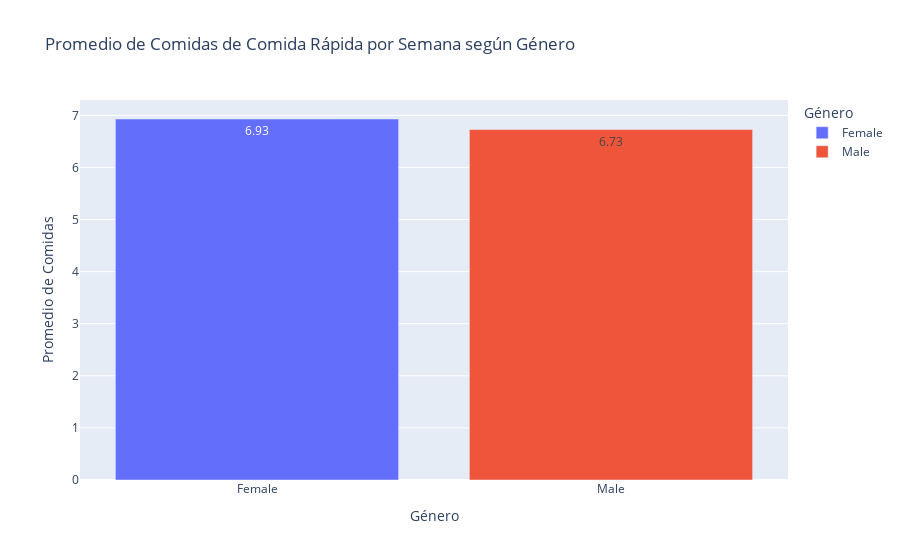

Notebook code for this chart:
### Code cell
#Pregunta 1. ¿Quién come más chatarra?

genero = df.groupby("Gender")["Fast_Food_Meals_Per_Week"].mean().reset_index()

fig = px.bar(
    genero, 
    x="Gender", 
    y="Fast_Food_Meals_Per_Week",
    title="Promedio de Comidas de Comida Rápida por Semana según Género",
    labels={"Fast_Food_Meals_Per_Week": "Promedio de Comidas", "Gender": "Género"},
    color="Gender", # Esto le pone un color distinto a cada barra
    text_auto='.2f' # Esto pone el número encima de la barra con 2 decimales
)

fig.show()

### Figure 1 — Plotly figure (JSON) as saved in the notebook; plotly's stock layout.template omitted (floating-point values rounded to 4 significant figures)
{"data": [{"hovertemplate": "Género=%{x}<br>Promedio de Comidas=%{y}<extra></extra>", "legendgroup": "Female", "marker": {"color": "#636efa", "pattern": {"shape": ""}}, "name": "Female", "orientation": "v", "showlegend": true, "textposition": "auto", "texttemplate": "%{y:.2f}", "type": "bar", "x": ["Female"], "xaxis": "x", "y": [6.929], "yaxis": "y"}, {"hovertemplate": "Género=%{x}<br>Promedio de Comidas=%{y}<extra></extra>", "legendgroup": "Male", "marker": {"color": "#EF553B", "pattern": {"shape": ""}}, "name": "Male", "orientation": "v", "showlegend": true, "textposition": "auto", "texttemplate": "%{y:.2f}", "type": "bar", "x": ["Male"], "xaxis": "x", "y": [6.727], "yaxis": "y"}], "layout": {"barmode": "relative", "legend": {"title": {"text": "Género"}, "tracegroupgap": 0}, "title": {"text": "Promedio de Comidas de Comida Rápida por Semana según Género"}, "xaxis": {"anchor": "y", "categoryarray": ["Female", "Male"], "categoryorder": "array", "domain": [0, 1], "title": {"text": "Género"}}, "yaxis": {"anchor": "x", "domain": [0, 1], "title": {"text": "Promedio de Comidas"}}}}
